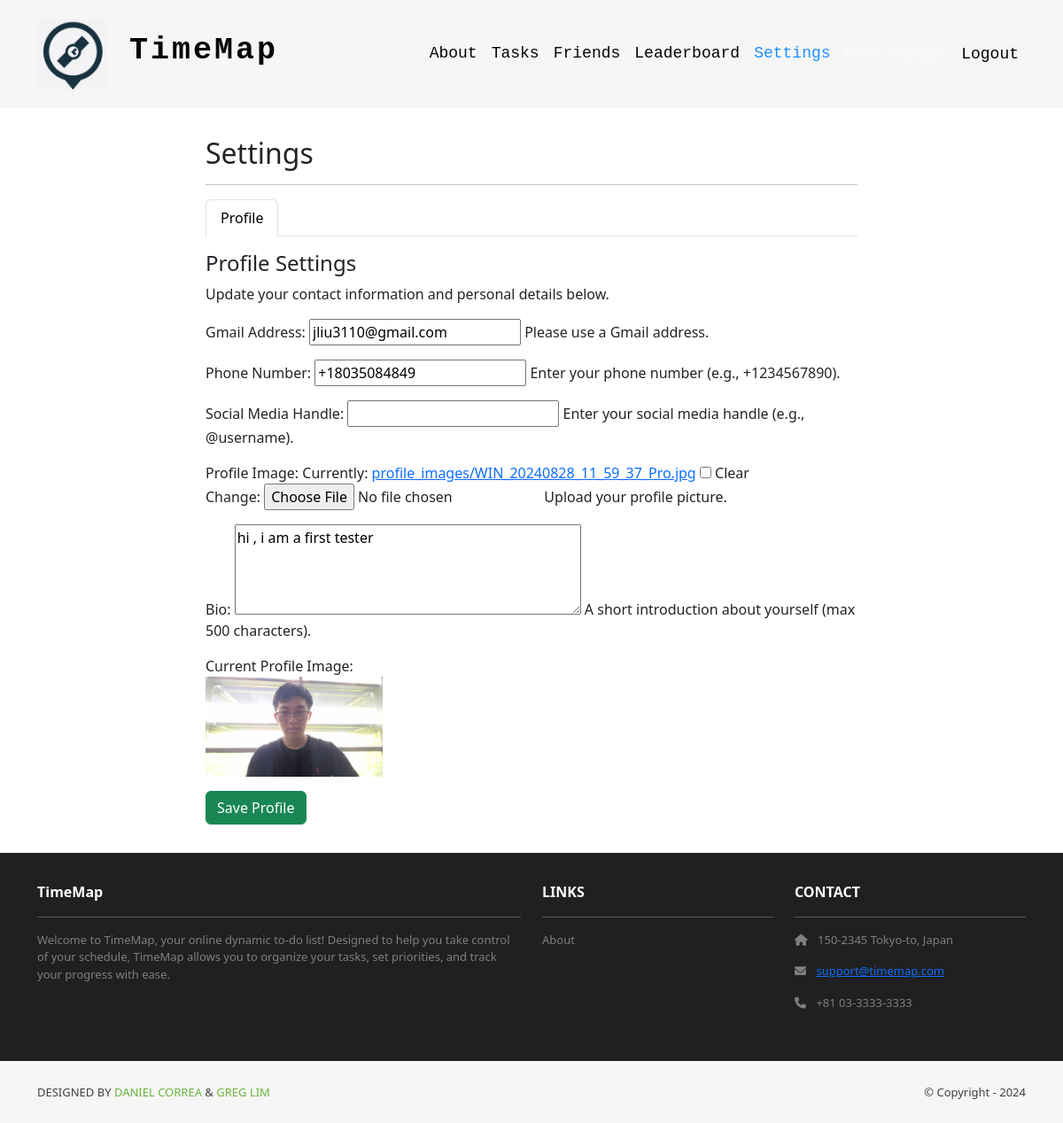
The app's page /settings (signed in) with its own data.
### profiles/models.py (models this page shows, shortened)
class UserProfile(models.Model):
    user = models.OneToOneField(User, on_delete=models.CASCADE)
    gmail = models.EmailField(unique=True, help_text="Please use a Gmail address.")
    phone_number = models.CharField(max_length=15, blank=True, null=True, help_text="Your phone number (e.g., +1234567890).")
    social_media = models.CharField(max_length=100, blank=True, null=True, help_text="Your social media handle (e.g., @username).")
    profile_image = models.ImageField(upload_to='profile_images/', blank=True, null=True, help_text="Upload your profile picture.")
    bio = models.TextField(max_length=500, blank=True, null=True, help_text="A short introduction about yourself (max 500 characters).")

### home/views.py (the view)
# urls.py: path('settings', views.settings, name='home.settings'),
def settings(request):
    if not request.user.is_authenticated:
        messages.warning(request, 'Please log in to access your settings.')
        return redirect('login')
    profile, created = UserProfile.objects.get_or_create(user=request.user)
    if request.method == 'POST' and 'profile_submit' in request.POST:
        profile_form = UserProfileForm(request.POST, instance=profile)
        if profile_form.is_valid():
            profile_form.save()
            messages.success(request, 'Your profile has been updated successfully!')
            return redirect('home.settings')
    else:
        profile_form = UserProfileForm(instance=profile)
    template_data = {
        'title': 'Settings',
        'profile_form': profile_form,
    }
    return render(request, 'home/settings.html', {'template_data': template_data})

### home/templates/home/settings.html (shortened to what this page needs)
{% extends 'base.html' %}
{% block content %}
<div class="p-3">
  <div class="container">
    <div class="row mt-3">
      <div class="col-md-8 mx-auto mb-3">
        <h2>{{ template_data.title }}</h2>
        <hr />
        <ul class="nav nav-tabs mb-3">
          <li class="nav-item">
            <a class="nav-link active" href="#profile" data-bs-toggle="tab">Profile</a>
          </li>
        </ul>
        <div class="tab-content">
          <div class="tab-pane fade show active" id="profile">
            <h4>Profile Settings</h4>
            <p>Update your contact information and personal details below.</p>
            <form method="post" enctype="multipart/form-data">
              {{ template_data.profile_form.as_p }}
              {% if template_data.profile_form.instance.profile_image %}
                <div class="mb-3">
                  <label>Current Profile Image:</label><br>
                  <img src="{{ template_data.profile_form.instance.profile_image.url }}" alt="Profile Image" style="max-width: 200px; height: auto;">
                </div>
              {% endif %}
              <button type="submit" name="profile_submit" class="btn btn-success">Save Profile</button>
            </form>
          </div>
        </div>
      </div>
    </div>
  </div>
</div>
{% endblock content %}

### records on screen
UserProfile: gmail "jliu3110@gmail.com", phone_number "+18035084849", bio "hi , i am a first tester", profile_form.instance.profile_image (picture)

### other values on screen
{{ template_data.title }} "Settings"
